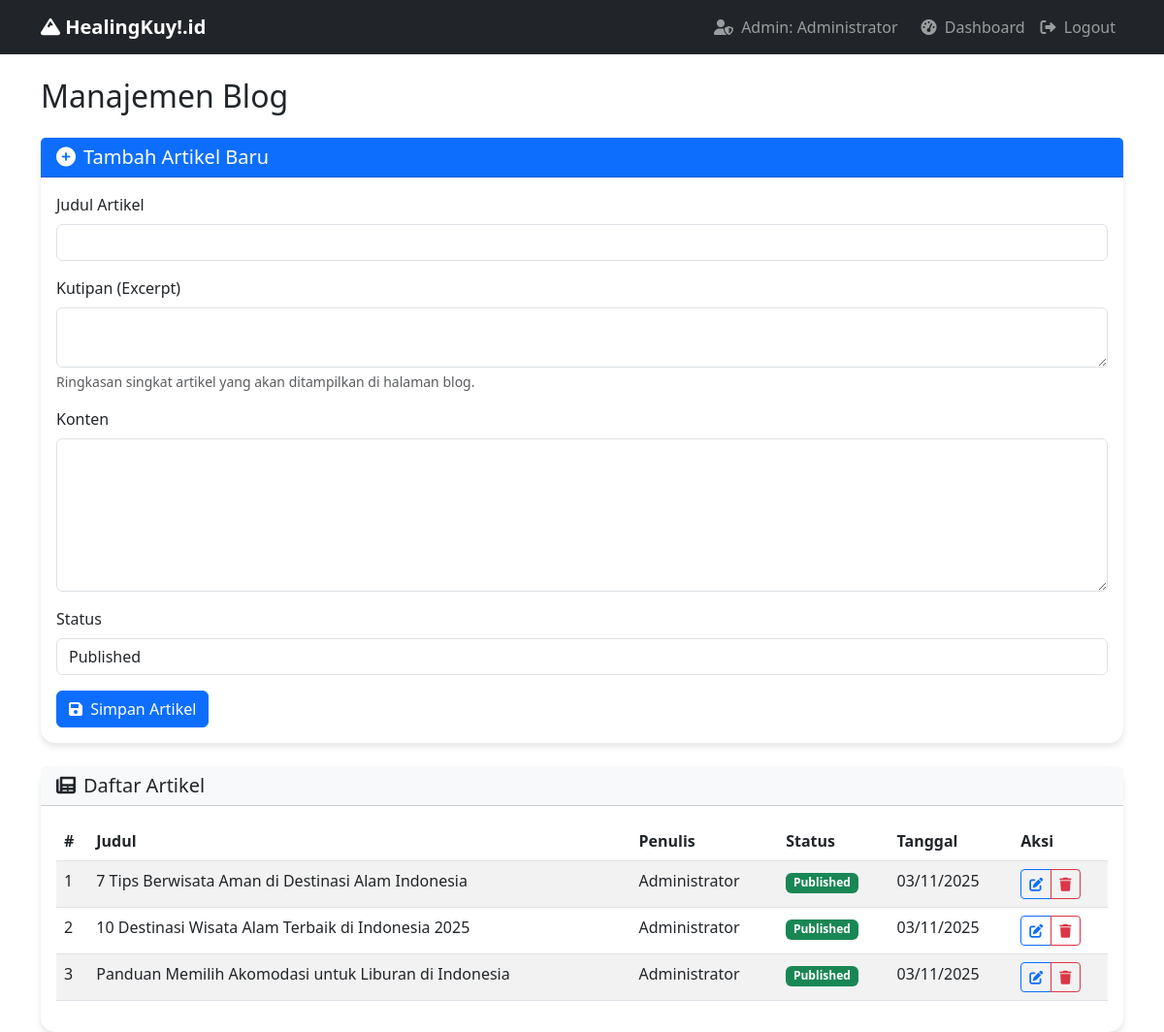
/admin/manage_blog.php (signed in), run on the app's committed database.
### tables this page shows
CREATE TABLE `blog_posts` (
  `id` int(11) NOT NULL,
  `title` varchar(255) NOT NULL,
  `content` text NOT NULL,
  `excerpt` text DEFAULT NULL,
  `image` varchar(255) DEFAULT NULL,
  `author_id` int(11) NOT NULL,
  `status` enum('published','draft') DEFAULT 'published',
  `created_at` timestamp NOT NULL DEFAULT current_timestamp(),
  `updated_at` timestamp NOT NULL DEFAULT current_timestamp() ON UPDATE current_timestamp()
);

CREATE TABLE `users` (
  `id` int(11) NOT NULL,
  `name` varchar(100) NOT NULL,
  `email` varchar(100) NOT NULL,
  `password` varchar(255) NOT NULL,
  `role` enum('admin','user') DEFAULT 'user',
  `phone` varchar(20) DEFAULT NULL,
  `address` text DEFAULT NULL,
  `created_at` timestamp NOT NULL DEFAULT current_timestamp()
);

### admin/manage_blog.php (the view, shortened to what this page needs)
<?php
include '../includes/config.php';
$posts = $pdo->query("
    SELECT b.*, u.name as author_name
    FROM blog_posts b
    JOIN users u ON b.author_id = u.id
    ORDER BY b.created_at DESC
")->fetchAll();
?>
<!DOCTYPE html>
<html lang="id">
<head>
    <link href="https://cdn.jsdelivr.net/npm/bootstrap@5.3.0/dist/css/bootstrap.min.css" rel="stylesheet">
    <link href="https://cdnjs.cloudflare.com/ajax/libs/font-awesome/6.0.0/css/all.min.css" rel="stylesheet">
</head>
<body>
    <nav class="navbar navbar-expand-lg navbar-dark bg-dark">
        <div class="container">
            <a class="navbar-brand fw-bold" href="../index.php">
                <i class="fas fa-mountain"></i> HealingKuy!.id
            </a>
            <div class="navbar-nav ms-auto">
                <span class="navbar-text me-3">
                    <i class="fas fa-user-shield me-1"></i> Admin: <?php echo $_SESSION['name']; ?>
                </span>
                <a class="nav-link" href="dashboard.php"><i class="fas fa-tachometer-alt me-1"></i> Dashboard</a>
                <a class="nav-link" href="../logout.php"><i class="fas fa-sign-out-alt me-1"></i> Logout</a>
            </div>
        </div>
    </nav>
    <div class="container mt-4">
        <h2 class="mb-4">Manajemen Blog</h2>
        <div class="card mb-4">
            <div class="card-header bg-primary text-white">
                <h5 class="mb-0"><i class="fas fa-plus-circle me-2"></i>Tambah Artikel Baru</h5>
            </div>
            <div class="card-body">
                <form method="POST">
                    <div class="mb-3">
                        <label for="title" class="form-label">Judul Artikel</label>
                        <input type="text" class="form-control" id="title" name="title" required>
                    </div>
                    <div class="mb-3">
                        <label for="excerpt" class="form-label">Kutipan (Excerpt)</label>
                        <textarea class="form-control" id="excerpt" name="excerpt" rows="2"></textarea>
                        <div class="form-text">Ringkasan singkat artikel yang akan ditampilkan di halaman blog.</div>
                    </div>
                    <div class="mb-3">
                        <label for="content" class="form-label">Konten</label>
                        <textarea class="form-control" id="content" name="content" rows="6" required></textarea>
                    </div>
                    <div class="mb-3">
                        <label for="status" class="form-label">Status</label>
                        <select class="form-control" id="status" name="status" required>
                            <option value="published">Published</option>
                        </select>
                    </div>
                    <button type="submit" name="add_post" class="btn btn-primary">
                        <i class="fas fa-save me-1"></i> Simpan Artikel
                    </button>
                </form>
            </div>
        </div>
        <div class="card">
            <div class="card-header bg-light">
                <h5 class="mb-0"><i class="fas fa-newspaper me-2"></i>Daftar Artikel</h5>
            </div>
            <div class="card-body">
                <div class="table-responsive">
                    <table class="table table-striped">
                        <thead>
                            <tr>
                                <th>#</th>
                                <th>Judul</th>
                                <th>Penulis</th>
                                <th>Status</th>
                                <th>Tanggal</th>
                                <th>Aksi</th>
                            </tr>
                        </thead>
                        <tbody>
                            <?php foreach($posts as $index => $post): ?>
                            <tr>
                                <td><?php echo $index + 1; ?></td>
                                <td><?php echo $post['title']; ?></td>
                                <td><?php echo $post['author_name']; ?></td>
                                <td>
                                    <span class="badge <?php echo $post['status'] == 'published' ? 'bg-success' : 'bg-secondary'; ?>">
                                        <?php echo $post['status'] == 'published' ? 'Published' : 'Draft'; ?>
                                    </span>
                                </td>
                                <td><?php echo date('d/m/Y', strtotime($post['created_at'])); ?></td>
                                <td>
                                    <div class="btn-group btn-group-sm">
                                        <button type="button" class="btn btn-outline-primary" data-bs-toggle="modal" data-bs-target="#editPostModal<?php echo $post['id']; ?>">
                                            <i class="fas fa-edit"></i>
                                        </button>
                                        <button type="button" class="btn btn-outline-danger" data-bs-toggle="modal" data-bs-target="#deletePostModal<?php echo $post['id']; ?>">
                                            <i class="fas fa-trash"></i>
                                        </button>
                                    </div>
                                </td>
                            </tr>
                            <?php endforeach; ?>
                        </tbody>
                    </table>
                </div>
            </div>
        </div>
    </div>
</body>
</html>

### admin/manage_blog.php (style rules this page uses)
.card { border: none; border-radius: 15px; box-shadow: 0 4px 6px rgba(0,0,0,0.1); }
.table th { border-top: none; font-weight: 600; }

### data on the page
blog_posts: title "7 Tips Berwisata Aman di Destinasi Alam Indonesia", author.name "Administrator", status "Published", created_at "03/11/2025"
blog_posts: title "10 Destinasi Wisata Alam Terbaik di Indonesia 2025", author.name "Administrator", status "Published", created_at "03/11/2025"
blog_posts: title "Panduan Memilih Akomodasi untuk Liburan di Indonesia", author.name "Administrator", status "Published", created_at "03/11/2025"

### other printed values
$_SESSION['name'] "Administrator"
